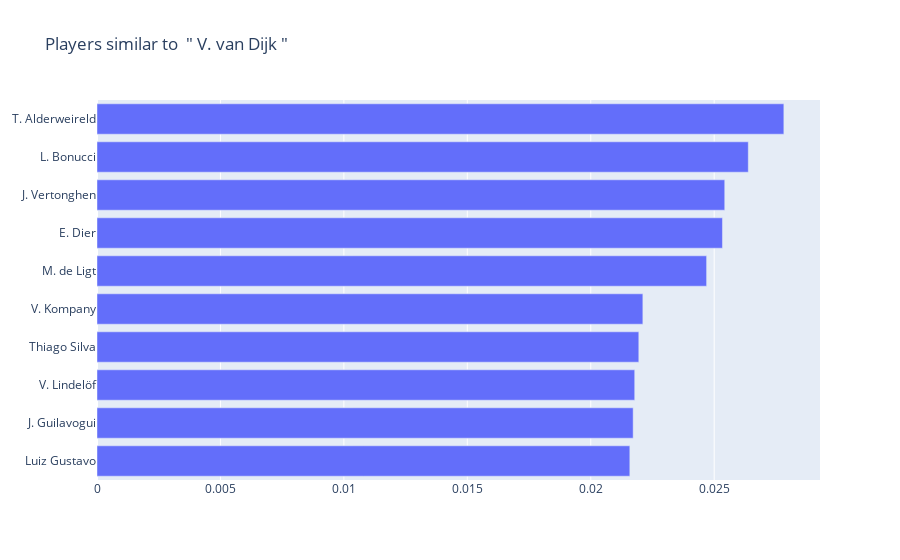

Notebook source saved alongside this figure:
### Code cell
player_scouter(similar_df, dist_df, 203376)

### Figure 1 — Plotly figure (JSON) as saved in the notebook; plotly's stock layout.template omitted (floating-point values rounded to 4 significant figures)
{"data": [{"orientation": "h", "type": "bar", "x": [0.02158, 0.02172, 0.02178, 0.02195, 0.02211, 0.02469, 0.02534, 0.02543, 0.02638, 0.02782], "y": ["Luiz Gustavo", "J. Guilavogui", "V. Lindelöf", "Thiago Silva", "V. Kompany", "M. de Ligt", "E. Dier", "J. Vertonghen", "L. Bonucci", "T. Alderweireld"]}], "layout": {"title": {"text": "Players similar to  \" V. van Dijk \""}}}
